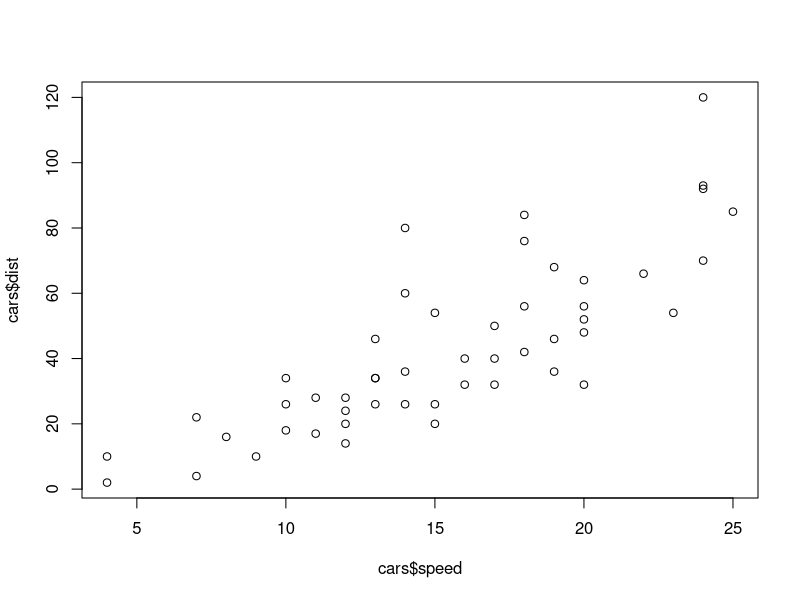
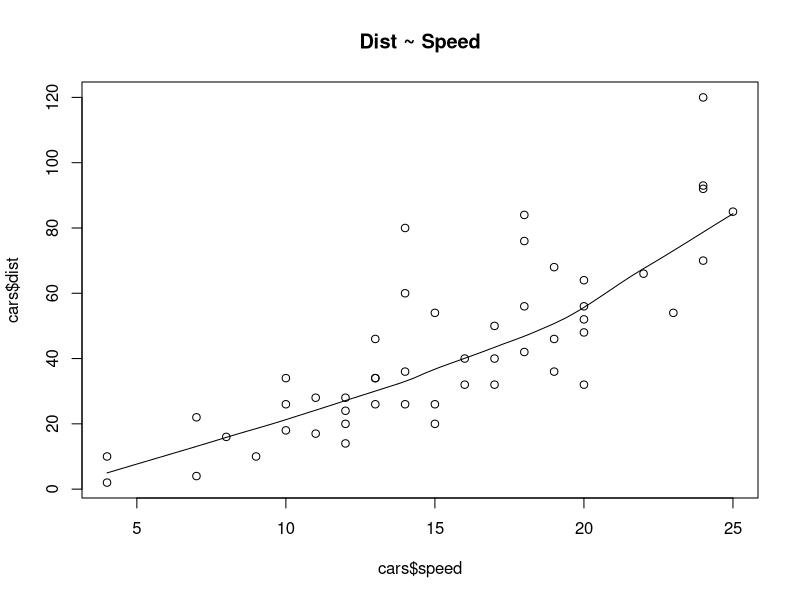

Here is the R script that generated these plots, in order:

# A. One-sample t-tests
# Ex. An outbreak of Salmonella-related illness was attributed to ice cream produced at a certain factory. 
# Scientists measured the level of Salmonella in 9 randomly sampled batches of ice cream. 
# The levels (in MPN/g) were:
x = c(0.593, 0.142, 0.329, 0.691, 0.231, 0.793, 0.519, 0.392, 0.418)

# Is there evidence that the mean level of Salmonella in the ice cream is greater than the cut-off of 0.3 MPN/g?

summary(x)

# Ho: mu=0.3
# Ha: mu>0.3
# alpha: 0.05
t.test(x, alternative="greater", mu=0.3)
#Results:
# t=2.2
# p=0.0297
# Conclusion: 
# There is sufficient evidence to reject the null hypothesis that the sample of ice cream has greater than 0.3 MPN/g.


# B. Two-sample t-tests

# Ex. 6 subjects were given a drug (treatment group) and an additional 6 subjects a placebo (control group). 
#Their reaction time to a stimulus was measured (in ms). 
#We want to perform a two-sample t-test for comparing the means of the treatment and control groups.

#Here the hypothesis of interest can be expressed as: Ho: Control=Treatment
#Let's say we are uncertain about whether the treatment will increase or decrease reaction time; 
#the alternative hypothesis can be stated as a two-tailed test Ha: Treatment != (does not equal) Control
#We again set alpha to 0.05

Control = c(91, 87, 99, 77, 88, 91)
Treat = c(101, 110, 103, 93, 99, 104)

#We can calculate an equal variance t-test for the hypotheses stated above using the following function:
t.test(Control,Treat, var.equal=TRUE)
#p=0.006

#Let's say we hypothesize that treatment group will have a lower average reaction time
#We can instead test a single-tail hypothesis test Ha: Treatment < Control, and implement this via:
t.test(Control,Treat,alternative="less", var.equal=TRUE)
#p=0.003


# C. Paired t-tests

# There are many experimental settings where each subject in the study is in both the treatment and control group. 
#For example, in a matched pairs design, subjects are matched in pairs and different treatments are given to each subject in the pair. 
#The outcomes are thereafter compared pair-wise. Alternatively, one can measure each subject twice, before and after a treatment. 
#In either of these situations we can’t use two-sample t-tests since the independence assumption is not valid. 
#Instead we need to use a paired t-test. This can be done using the option paired =TRUE.

# Ex. A study was performed to test whether cars get better mileage on premium gas than on regular gas. 
#Each of 10 cars was first filled with either regular or premium gas, decided by a coin toss, and the mileage for that tank was recorded. 
#The mileage was recorded again for the same cars using the other kind of gasoline. 
#We use a paired t- test and a one-tailed hypothesis test to determine whether cars get significantly better mileage with premium gas.

reg = c(16, 20, 21, 22, 23, 22, 27, 25, 27, 28)
prem = c(19, 22, 24, 24, 25, 25, 26, 26, 28, 32)
t.test(prem,reg,alternative="greater", paired=TRUE)

#Conclusion: premium gas yields significantly better mileage.


# D. Linear Regression

#An engineer working for an automanufacturer is working on a new car
#and wants to know the relationship between the speed of the car and distance it takes to stop.
#So, she takes a sample of cars from the population of newly designed cars and records 50 observations,
#noting the distance taken to stop (in feet) associated with specific speeds (in miles per hour). 
#How can we use linear regression to answer this question?



# Please install the MASS package to access the data:
install.packages("MASS")
library(MASS)

#First, let's examine the data visually, descriptively, and graphically:
#The data are in a built-in dataset called "cars"
View(cars)

#to get descriptive statistics for all dataset variables:
summary(cars)

#or we can examine just the variables of interest:
summary(cars$speed)
summary(cars$dist)

#plot distance by speed:
plot(x=cars$speed, y=cars$dist)

#we can also construct a plot with a fitted line:
scatter.smooth(x=cars$speed, y=cars$dist, main="Dist ~ Speed")  # scatterplot

#fit a linear regression model with "lm()" and get the results with "summary()":
#To test the null hypothesis that Ho: B=0 (i.e., that the parameter estimate associated with X(speed) is no different from 0), 
#with alpha set at a=0.05.:
model1 <- lm(dist~speed,  data=cars)
summary(model1)

#Interpretation:
#We reject the null hypothesis that B=0 due to a t-statistic of 9.46 and it's corresponding p-value of <0.001.
#I.e., it is highly unlikely that the coefficient "speed" is different from 0 purely by change.
#Further, we see that for every 1-MPH increase in speed, the distance taken to stop is increased by 3.932 feet.

#The Standard Error (SE) associated with "speed" shows us how much the coefficient estimate varies from the actual 
#value of the response variable. So our estimate of 3.9 feet per 1-MPH increase may vary by 0.4155 feet.
#We can also use the SE to calculate 95% Confidence Intervals (CIs), either by hand (3.932+/-1.96*0.4155), 
#or using the command:
confint(model1)
#This 95%CI gives us a range of values which are likely to include the true population parameter of interest.
#Specifically, there is a 95% chance that the true value for speed is between the interval 3.10 and 4.77.
#In other words, if you re-sampled the data many, many times and re-ran the model, the true population parameter for speed would
#lie between the interval 3.10 and 4.77 95% of the time.

#Overall goodness of fit for entire model:
#We also see that the F-statistic is statistically significant, indicating that our model is a good fit to the data.

#Furthermore, based on the R-squared value of 0.6511 we see that our model explains 65% of the total variation in stopping distance (note: this is quite high)
#(Note: use the Multiple R-squared value. The Adjusted R-squared value is helpful for comparing nested models)

#Lastly, we see that the Residual Standard Error is 15.38. This tell us how closely the model fit is to the actual observed values.
#It is a measure of the quality of our linear regression fit.
#The value 15.38 suggests that the actual distance required to stop may deviate from the true regression line by around 15.38 feet, on average.




